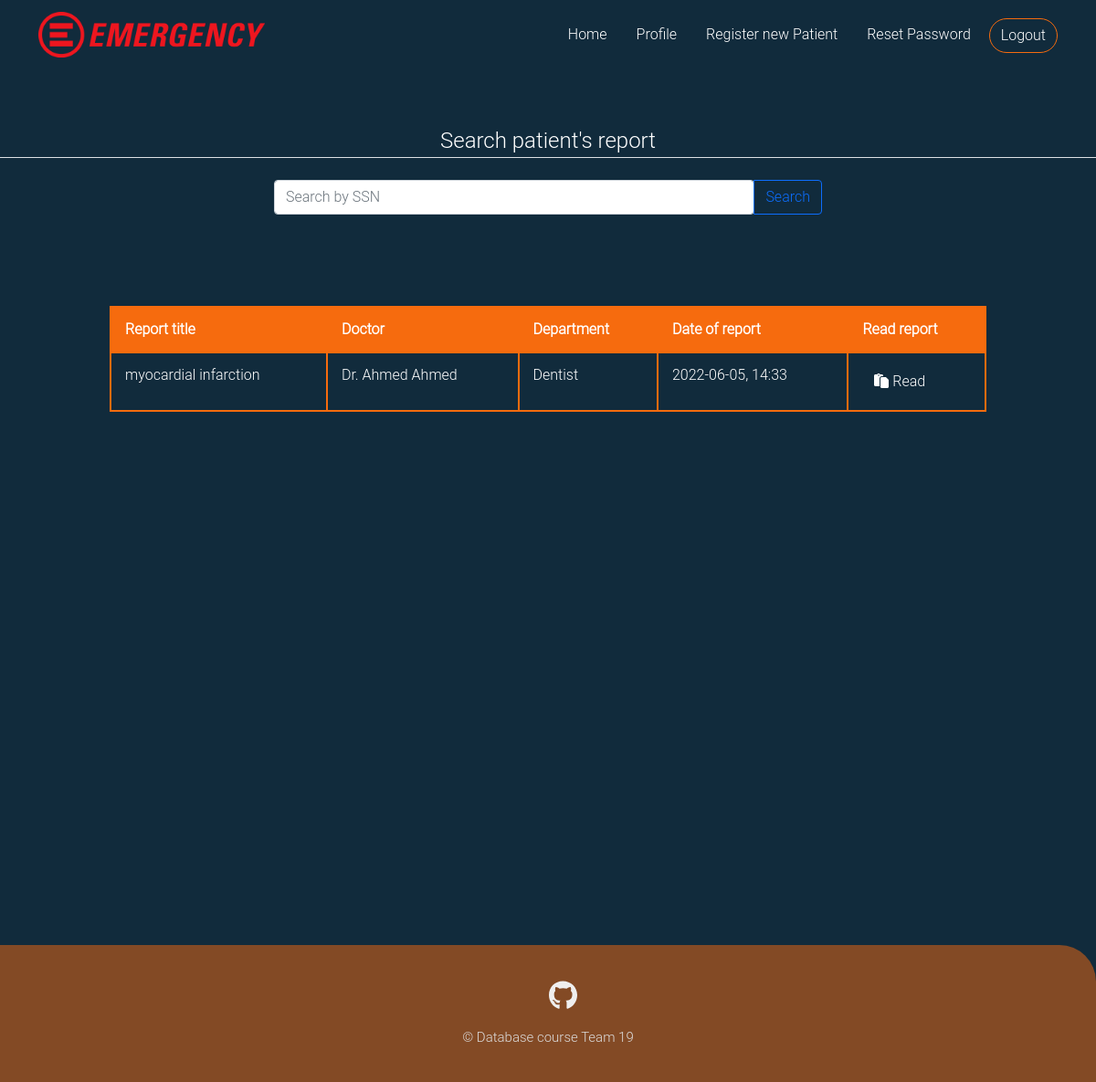
The app's page /search_patient/99999999999999 (signed in), older data.
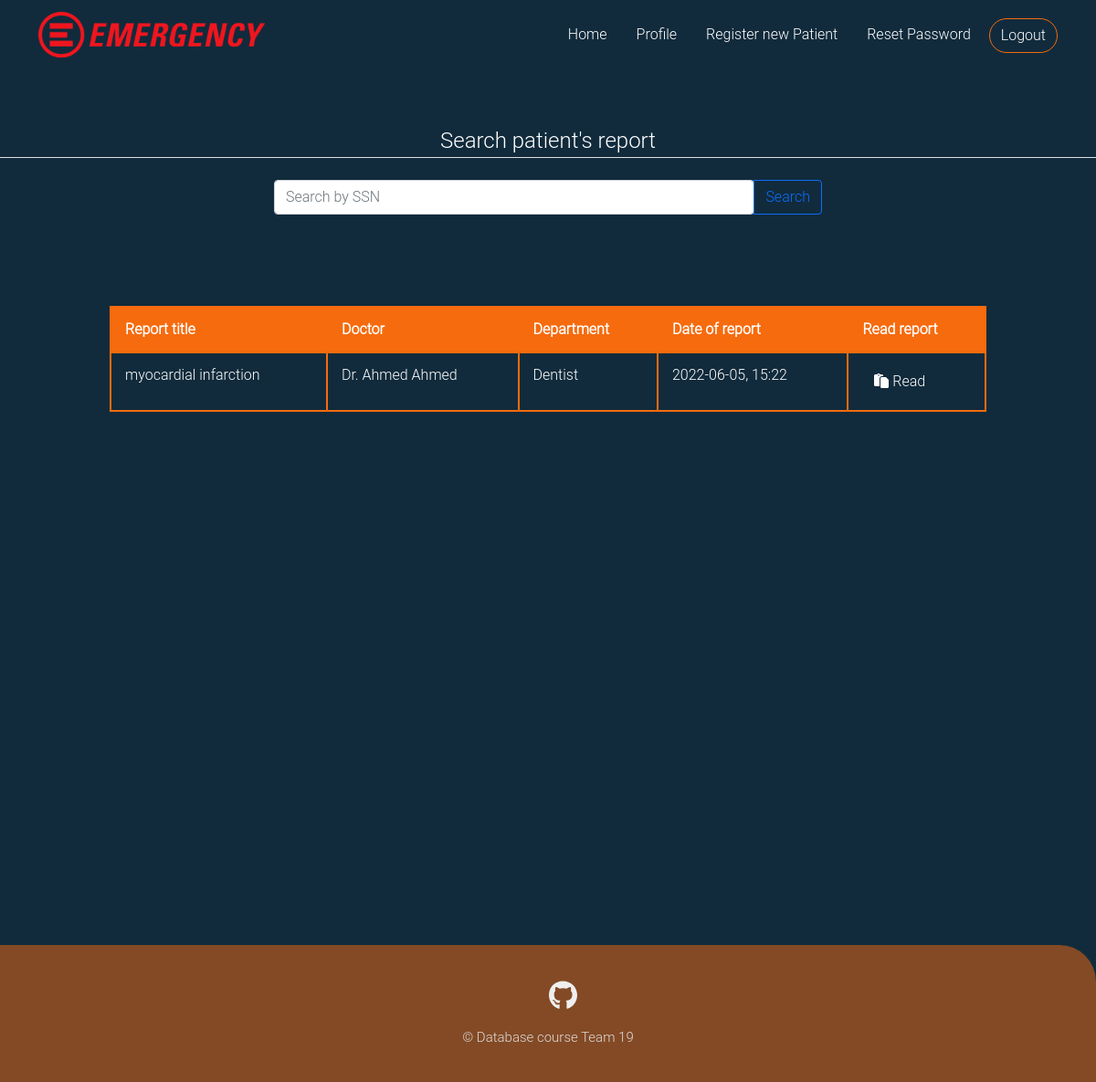
The same page, newer data.
### emergencydebartment/models.py (models this page shows, shortened)
class Report(db.Model):
    id = db.Column(db.Integer, primary_key=True)
    patient_id = db.Column(db.Integer, db.ForeignKey('patient.id'),nullable = False, default=99999999999999)
    doctor_id =  db.Column(db.Integer, db.ForeignKey('doctor.id'),nullable = False)
    patient_ssn = db.Column(db.Integer,nullable=False, default=99999999999999)
    date =  db.Column(db.DateTime, default = datetime.utcnow)
    title = db.Column(db.String(50),nullable = False )
    condition = db.Column(db.String(300))
    urgency = db.Column(db.String(7))
    treatment = db.Column(db.String(100))
    recommendation = db.Column(db.String(100))
    images = db.relationship('Images',  backref='Report', lazy=True, foreign_keys = 'Images.report_id')

class User(db.Model, UserMixin):
    __tablename__ = 'user_table'
    id = db.Column(db.Integer, primary_key=True)
    ssn = db.Column(db.Integer, unique=True,nullable=False)
    Fname = db.Column(db.String(20),nullable=False)
    Sname = db.Column(db.String(20))
    Lname = db.Column(db.String(20),nullable=False)
    gender = db.Column(db.String(6),nullable=False)
    phone = db.Column(db.String(11), default='Unknown')
    address = db.Column(db.String(70), default='Unknown')
    birth_date = db.Column(db.DateTime,nullable=False)
    user_role = db.Column(db.String(15), nullable=False, default='Patient')
    password = db.Column(db.String(61),nullable=False)

class Doctor(User):
    id = db.Column(db.Integer, db.ForeignKey('user_table.id'),primary_key=True)
    hiring_date = db.Column(db.DateTime, nullable=False,default = datetime.utcnow)
    salary = db.Column(db.Integer, nullable=False)
    speciallity = db.Column(db.String(80),nullable=False)
    image_file = db.Column(db.String(20),nullable = False, default='default.jpg')
    time_shift = db.Column(db.String(50))
    email = db.Column(db.String(20),unique=True,nullable=False)
    examination = db.relationship('Report',  backref='doctor', lazy=True, foreign_keys = 'Report.doctor_id')

### emergencydebartment/routes.py (the view, shortened to what this page needs)
@app.route("/search_patient/<int:patient_ssn>",methods=['GET','POST'])
@login_required(role = 'Doctor')
def search_patient(patient_ssn):
    reports = Report.query.filter_by(patient_ssn = patient_ssn)
    doctors_list = list()
    for report in reports:
        doctors_list.append(Doctor.query.get(report.doctor_id))
    final_patient = Patient.query.filter_by(ssn=patient_ssn).first()
    return render_template('search_patient.html', title = "search", patient = final_patient, report_doctor_list = list(zip(reports, doctors_list)))

### emergencydebartment/models.py (called while the page is built)
@login_manager.user_loader
def load_user(user_id):
    return User.query.get(int(user_id))

### emergencydebartment/routes.py (called while the page is built)
def login_required(role="ANY"):
    def wrapper(fn):
        @wraps(fn)
        def decorated_view(*args, **kwargs):
            if not current_user.is_authenticated:
              return login_manager.unauthorized()
            if current_user.user_role != 'Admin':
                if ((current_user.user_role != role) and (role != "ANY")):
                    return login_manager.unauthorized()
            return fn(*args, **kwargs)
        return decorated_view
    return wrapper

### emergencydebartment/templates/search_patient.html (shortened to what this page needs)
{% extends "layout.html" %}
{% block content %}
<legend class="border-bottom mb-4 legend align-text-center">Search patient's report </legend>
<link rel="stylesheet" href="../static/styles/table.css">
<link rel="stylesheet" href="../static/styles/box.css">
<form method='POST'>
    <div class="input-group" style="width: 50%; margin: auto; ">
        <input type="search" name="search" class="form-control rounded" placeholder="Search by SSN" aria-label="Search" aria-describedby="search-addon">
        <button type="submit" class="btn btn-outline-primary">Search</button>
      </div>
</form>
<div class="content-table nvisible" style="width: 80%; margin: auto; margin-top: 100px; ">
    <div class="scrollme">
                    {% if report_doctor_list %}
        <table class="table table-bordered table-responsive visible" >
            <thead>
                <tr >
                    <th scope="col">Report title</th>
                    <th scope="col">Doctor</th>
                    <th scope="col">Department</th>
                    <th scope="col" >Date of report</th>
                    <th scope="col" >Read report</th>
                </tr>
            </thead>
            <tbody>
                {% for report, doctor in report_doctor_list %}
                <tr>
                    <td>{{ report.title }}</td>
                    <td>Dr. {{ doctor.Fname + " " +doctor.Lname }}</td>
                    <td>{{ doctor.speciallity }}</td>
                    <td>{{ report.date.strftime("%Y-%m-%d, %H:%M") }}</td>
                    <td><a class="calling_btn btn rounded-pill main-btn " style="color:white ;" href="{{url_for('report', report_id=report.id)}} "> <i class="fa-solid fa-paste"></i> Read</a></a></td>
                </tr>
                {% endfor %}
            </tbody>
        </table>
        {% endif %}
    </div>
</div>
{% endblock %}

Row changes from the older to the newer data that the page shows:
changed Report "myocardial infarction": date "2022-06-05, 14:33" → "2022-06-05, 15:22"
